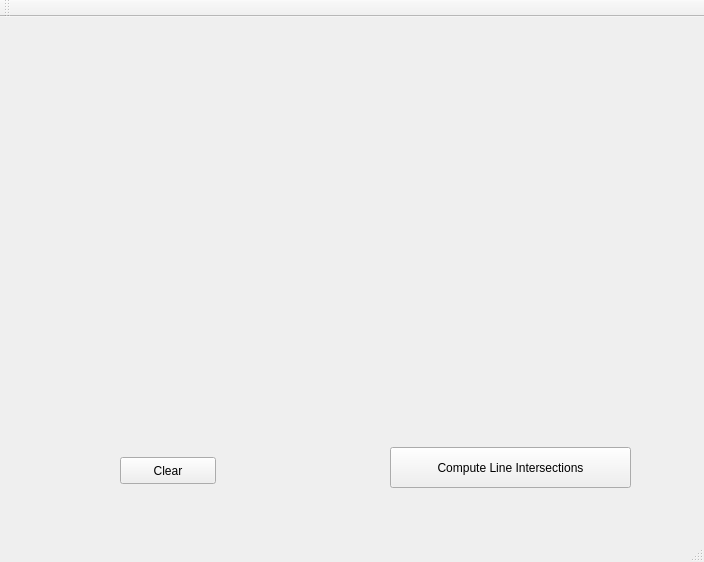
<?xml version="1.0" encoding="UTF-8"?>
<ui version="4.0">
 <class>MainWindow</class>
 <widget class="QMainWindow" name="MainWindow">
  <property name="geometry">
   <rect>
    <x>0</x>
    <y>0</y>
    <width>704</width>
    <height>562</height>
   </rect>
  </property>
  <property name="windowTitle">
   <string>MainWindow</string>
  </property>
  <widget class="QWidget" name="centralWidget">
   <widget class="QCustomPlot" name="plot" native="true">
    <property name="geometry">
     <rect>
      <x>20</x>
      <y>10</y>
      <width>661</width>
      <height>391</height>
     </rect>
    </property>
   </widget>
   <widget class="QPushButton" name="btn_clear">
    <property name="geometry">
     <rect>
      <x>120</x>
      <y>440</y>
      <width>96</width>
      <height>27</height>
     </rect>
    </property>
    <property name="text">
     <string>Clear</string>
    </property>
   </widget>
   <widget class="QPushButton" name="btn_runAlgo">
    <property name="geometry">
     <rect>
      <x>390</x>
      <y>430</y>
      <width>241</width>
      <height>41</height>
     </rect>
    </property>
    <property name="text">
     <string>Compute Line Intersections</string>
    </property>
   </widget>
  </widget>
  <widget class="QMenuBar" name="menuBar">
   <property name="geometry">
    <rect>
     <x>0</x>
     <y>0</y>
     <width>704</width>
     <height>22</height>
    </rect>
   </property>
  </widget>
  <widget class="QToolBar" name="mainToolBar">
   <attribute name="toolBarArea">
    <enum>TopToolBarArea</enum>
   </attribute>
   <attribute name="toolBarBreak">
    <bool>false</bool>
   </attribute>
  </widget>
  <widget class="QStatusBar" name="statusBar"/>
 </widget>
 <layoutdefault spacing="6" margin="11"/>
 <customwidgets>
  <customwidget>
   <class>QCustomPlot</class>
   <extends>QWidget</extends>
   <header location="global">qcustomplot.h</header>
   <container>1</container>
  </customwidget>
 </customwidgets>
 <resources/>
 <connections/>
</ui>
